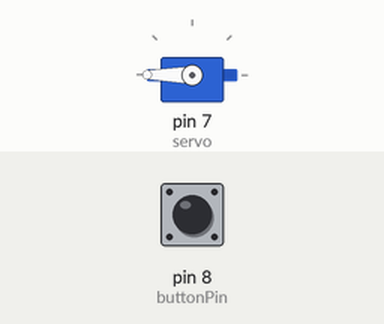
This sketch was run on a simulated Arduino Uno, built with avr-gcc and run on an emulated ATmega328P. On the bench: servo. Inputs (shaded band) come from the test bench; at power-on: pin 8 (buttonPin) LOW.

Above: at 0.05 s.
At 4.5 s:
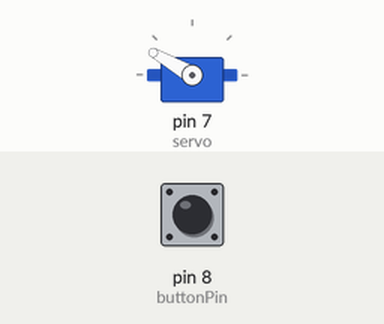
Timing chart, 0 to 5.9 s (numbered marks = the images above):
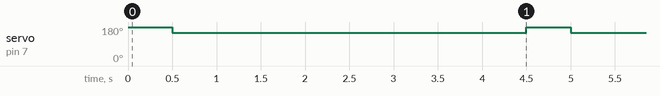

Measured:
- by itself, servo on pin 7 (servo): alternates 180° for 0.50 s and 150° for 4.0 s

The sketch:

sketch_aug20a.ino
```cpp
#include<Servo.h>
Servo servo;

const int buttonPin = 8;
int down = 190;
int up = 150;

String s;
int data;
int buttonState = HIGH;

void setup() {
  // put your setup code here, to run once:
  servo.attach(7); // 서보모터 핀 번호
  pinMode(buttonPin, INPUT); // 리미트 스위치 핀 번호 - 자주씀
}

void loop() {
  // put your main code here, to run repeatedly:
  buttonState = digitalRead(buttonPin);
  servo.write(down);
  while (buttonState == HIGH){
    buttonState = digitalRead(buttonPin);
  }
  delay(500);
  servo.write(up);
  delay(4000);
}
```
